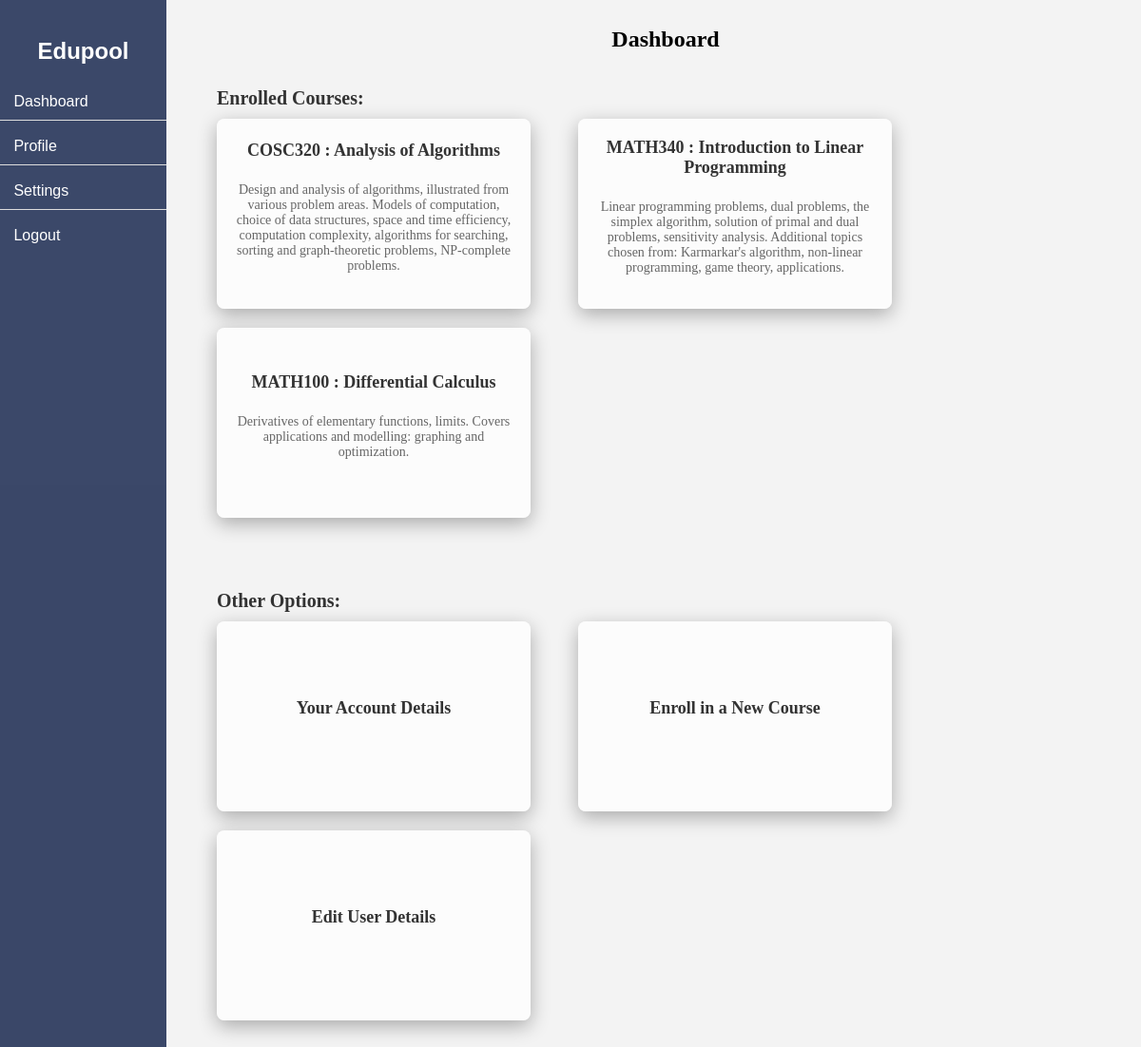
The page / (signed in) on the database its author committed.
### website/models.py (models this page shows)
class Course(db.Model):
    __tablename__ = 'courses'
    id = db.Column(db.Integer, primary_key=True)
    course_code = db.Column(db.Integer(), unique = True)
    course_name = db.Column(db.String(150))
    course_limit = db.Column(db.Integer)
    course_desc = db.Column(db.String(1000))
    teacher_id = db.Column(db.Integer, db.ForeignKey('users.id'))

### website/views.py (the view)
@views.route('/')
@login_required
def home():
    enrolled_courses = Course.query.join(Enrollment).filter(Enrollment.user_id == current_user.id).all()
    all_courses = Course.query.all()
    return render_template("home.html", user=current_user, enrolled_courses=enrolled_courses, all_courses=all_courses)

### website/__init__.py (called while the page is built)
def create_app():
    app = Flask(__name__)
    app.config['SECRET_KEY'] = 'gvfvsvf'
    app.config["SQLALCHEMY_DATABASE_URI"]= f"sqlite:///{DB_NAME}"
    db.init_app(app)
    from .views import views
    from .auth import auth
    app.register_blueprint(views, url_prefix='/')
    app.register_blueprint(auth, url_prefix='/')
    from .models import User
    create_database(app)
    login_manager = LoginManager()
    login_manager.login_view = 'auth.login'
    login_manager.init_app(app)
    @login_manager.user_loader
    def load_user(id):
        return User.query.get(int(id))
    return app

### website/templates/home.html (shortened to what this page needs)
<!DOCTYPE html>
<html lang="en">
<head>
</head>
<body>
    {% include 'sidebar.html' %}
    <div class="main-content">
        <div class="dashboard-title">
            Dashboard
        </div>
        <div class="container">
            {% if current_user.user_type not in ['admin'] %}
            <div class="section">
                {% if current_user.user_type in ['student'] %}
                <h2 class="section-title">Enrolled Courses:</h2>
                {% endif %}
                <div class="section-content">
                    {% for course in enrolled_courses %}
                    <a href="{{ url_for('views.course_page', course_id=course.id) }}">
                        <div class="card">
                            <h3>{{ course.course_code }} : {{ course.course_name }}</h3>
                            <p>{{ course.course_desc }}</p>
                        </div>
                    </a>
                    {% endfor %}
                </div>
                {% endif %}
            </div>
            <div class="section">
                <h2 class="section-title">Other Options:</h2>
                <div class="section-content">
                    <a href="{{ url_for('views.account_details') }}">
                        <div class="card">
                            <h3>Your Account Details</h3>
                        </div>
                    </a>
                    {% if current_user.user_type in ['student'] %}
                    <a href="{{ url_for('views.display_courses') }}">
                        <div class="card">
                            <h3 id="enroll_course_link">Enroll in a New Course</h3>
                        </div>
                    </a>
                    {% endif %}
                    <a href="{{ url_for('views.edit_details') }}">
                        <div class="card">
                            <h3>Edit User Details</h3>
                        </div>
                    </a>
                </div>
            </div>
        </div>
    </div>
</body>
</html>

### website/templates/home.html (style rules this page uses)
.main-content { margin-left: 220px; padding: 20px; }
.container { display: flex; flex-wrap: wrap; justify-content: flex-start; }
a { text-decoration: none; }
.card { width: 330px; height: 200px; margin-right: 50px; margin-bottom: 20px; border-radius: 8px; padding: 20px; box-sizing: border-box; background-color: rgba(255, 255, 255, 0.79); box-shadow: 0px 6px 20px rgba(0, 0, 0, 0.3); transition: transform 0.3s ease; display: flex; flex-direction: column; justify-content: center; align-items: center; }
.card h3 { margin-top: 0; font-size: 18px; font-weight: bold; color: #333; text-align: center; }
.card p { margin-top: 5px; font-size: 14px; color: #666; text-align: center; }
.section { width: 100%; margin-bottom: 40px; }
.section-title { font-size: 20px; margin-bottom: 10px; color: #333; font-weight: bold; }
.section-content { display: flex; flex-wrap: wrap; justify-content: flex-start; }
.dashboard-title { text-align: center; font-size: 24px; margin-bottom: 20px; font-weight: 800; }
body { background: #f3f3f3; }
html, body { height: 100%; }

### website/templates/sidebar.html (style rules this page uses)
.main-content { margin-left: 200px; padding: 20px; }

### rows shown on the page
Course: course_code "COSC320", course_name "Analysis of Algorithms", course_desc "Design and analysis of algorithms, illustrated from various problem areas. Models of computation, choice of data structures, space and time efficiency, computation complexity, algorithms for searching, sorting and graph-theoretic problems, NP-complete problems."
Course: course_code "MATH340", course_name "Introduction to Linear Programming", course_desc "Linear programming problems, dual problems, the simplex algorithm, solution of primal and dual problems, sensitivity analysis. Additional topics chosen from: Karmarkar's algorithm, non-linear programming, game theory, applications."
Course: course_code "MATH100", course_name "Differential Calculus", course_desc "Derivatives of elementary functions, limits. Covers applications and modelling: graphing and optimization."
